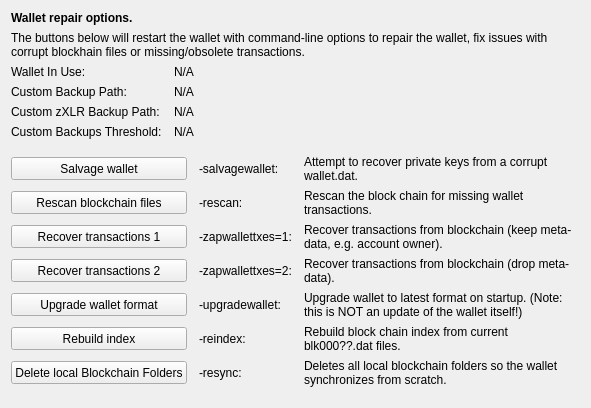
     <widget class="QWidget" name="tab_repair">
      <attribute name="title">
       <string>&amp;Wallet Repair</string>
      </attribute>
      <layout class="QGridLayout" name="gridLayout_4" columnstretch="0,0,0,0">
       <property name="horizontalSpacing">
        <number>12</number>
       </property>
       <item row="0" column="0" colspan="4">
        <widget class="QLabel" name="label_repair_header">
         <property name="font">
          <font>
           <weight>75</weight>
           <bold>true</bold>
          </font>
         </property>
         <property name="text">
          <string>Wallet repair options.</string>
         </property>
        </widget>
       </item>
       <item row="1" column="0" colspan="4">
        <widget class="QLabel" name="label_repair_helptext">
         <property name="font">
          <font>
           <weight>50</weight>
           <bold>false</bold>
          </font>
         </property>
         <property name="text">
          <string>The buttons below will restart the wallet with command-line options to repair the wallet, fix issues with corrupt blockhain files or missing/obsolete transactions.</string>
         </property>
         <property name="wordWrap">
          <bool>true</bool>
         </property>
        </widget>
       </item>
       <item row="2" column="0">
        <widget class="QLabel" name="wallet_path_label">
         <property name="text">
          <string>Wallet In Use:</string>
         </property>
        </widget>
       </item>
       <item row="2" column="1" colspan="3">
        <widget class="QLabel" name="wallet_path">
         <property name="cursor">
          <cursorShape>IBeamCursor</cursorShape>
         </property>
         <property name="text">
          <string>N/A</string>
         </property>
         <property name="textFormat">
          <enum>Qt::PlainText</enum>
         </property>
         <property name="textInteractionFlags">
          <set>Qt::LinksAccessibleByMouse|Qt::TextSelectableByKeyboard|Qt::TextSelectableByMouse</set>
         </property>
        </widget>
       </item>
       <item row="3" column="0">
        <widget class="QLabel" name="wallet_custombackuppath_label">
         <property name="text">
          <string>Custom Backup Path:</string>
         </property>
         <property name="visible">
          <bool>false</bool>
         </property>
        </widget>
       </item>
       <item row="3" column="1" colspan="3">
        <widget class="QLabel" name="wallet_custombackuppath">
         <property name="cursor">
          <cursorShape>IBeamCursor</cursorShape>
         </property>
         <property name="text">
          <string>N/A</string>
         </property>
         <property name="textFormat">
          <enum>Qt::PlainText</enum>
         </property>
         <property name="textInteractionFlags">
          <set>Qt::LinksAccessibleByMouse|Qt::TextSelectableByKeyboard|Qt::TextSelectableByMouse</set>
         </property>
         <property name="visible">
          <bool>false</bool>
         </property>
        </widget>
       </item>
       <item row="4" column="0">
        <widget class="QLabel" name="wallet_customzxlrbackuppath_label">
         <property name="text">
          <string>Custom zXLR Backup Path:</string>
         </property>
         <property name="visible">
          <bool>false</bool>
         </property>
        </widget>
       </item>
       <item row="4" column="1" colspan="3">
        <widget class="QLabel" name="wallet_customzxlrbackuppath">
         <property name="cursor">
          <cursorShape>IBeamCursor</cursorShape>
         </property>
         <property name="text">
          <string>N/A</string>
         </property>
         <property name="textFormat">
          <enum>Qt::PlainText</enum>
         </property>
         <property name="textInteractionFlags">
          <set>Qt::LinksAccessibleByMouse|Qt::TextSelectableByKeyboard|Qt::TextSelectableByMouse</set>
         </property>
         <property name="visible">
          <bool>false</bool>
         </property>
        </widget>
       </item>
       <item row="5" column="0">
        <widget class="QLabel" name="wallet_custombackupthreshold_label">
         <property name="text">
          <string>Custom Backups Threshold:</string>
         </property>
         <property name="visible">
          <bool>false</bool>
         </property>
        </widget>
       </item>
       <item row="5" column="1" colspan="3">
        <widget class="QLabel" name="wallet_custombackupthreshold">
         <property name="cursor">
          <cursorShape>IBeamCursor</cursorShape>
         </property>
         <property name="text">
          <string>N/A</string>
         </property>
         <property name="textFormat">
          <enum>Qt::PlainText</enum>
         </property>
         <property name="textInteractionFlags">
          <set>Qt::LinksAccessibleByMouse|Qt::TextSelectableByKeyboard|Qt::TextSelectableByMouse</set>
         </property>
         <property name="visible">
          <bool>false</bool>
         </property>
        </widget>
       </item>
       <item row="6" column="0">
        <spacer name="verticalSpacer_repair1">
         <property name="orientation">
          <enum>Qt::Vertical</enum>
         </property>
         <property name="sizeHint" stdset="0">
          <size>
           <width>10</width>
           <height>10</height>
          </size>
         </property>
        </spacer>
       </item>
       <item row="7" column="0" colspan="2">
        <widget class="QPushButton" name="btn_salvagewallet">
         <property name="minimumSize">
          <size>
           <width>100</width>
           <height>23</height>
          </size>
         </property>
         <property name="text">
          <string>Salvage wallet</string>
         </property>
        </widget>
       </item>
       <item row="7" column="2">
        <widget class="QLabel" name="label_repair_salvage_command">
         <property name="text">
          <string notr="true">-salvagewallet:</string>
         </property>
        </widget>
       </item>
       <item row="7" column="3">
        <widget class="QLabel" name="label_repair_salvage">
         <property name="text">
          <string>Attempt to recover private keys from a corrupt wallet.dat.</string>
         </property>
         <property name="wordWrap">
          <bool>true</bool>
         </property>
        </widget>
       </item>
       <item row="8" column="0" colspan="2">
        <widget class="QPushButton" name="btn_rescan">
         <property name="minimumSize">
          <size>
           <width>100</width>
           <height>23</height>
          </size>
         </property>
         <property name="text">
          <string>Rescan blockchain files</string>
         </property>
        </widget>
       </item>
       <item row="8" column="2">
        <widget class="QLabel" name="label_repair_rescan_command">
         <property name="text">
          <string notr="true">-rescan:</string>
         </property>
        </widget>
       </item>
       <item row="8" column="3">
        <widget class="QLabel" name="label_repair_rescan">
         <property name="text">
          <string>Rescan the block chain for missing wallet transactions.</string>
         </property>
         <property name="wordWrap">
          <bool>true</bool>
         </property>
        </widget>
       </item>
       <item row="9" column="0" colspan="2">
        <widget class="QPushButton" name="btn_zapwallettxes1">
         <property name="minimumSize">
          <size>
           <width>100</width>
           <height>23</height>
          </size>
         </property>
         <property name="text">
          <string>Recover transactions 1</string>
         </property>
        </widget>
       </item>
       <item row="9" column="2">
        <widget class="QLabel" name="label_repair_zap1_command">
         <property name="text">
          <string notr="true">-zapwallettxes=1:</string>
         </property>
        </widget>
       </item>
       <item row="9" column="3">
        <widget class="QLabel" name="label_repair_zap1">
         <property name="text">
          <string>Recover transactions from blockchain (keep meta-data, e.g. account owner).</string>
         </property>
         <property name="wordWrap">
          <bool>true</bool>
         </property>
        </widget>
       </item>
       <item row="10" column="0" colspan="2">
        <widget class="QPushButton" name="btn_zapwallettxes2">
         <property name="minimumSize">
          <size>
           <width>100</width>
           <height>23</height>
          </size>
         </property>
         <property name="text">
          <string>Recover transactions 2</string>
         </property>
        </widget>
       </item>
       <item row="10" column="2">
        <widget class="QLabel" name="label_repair_zap2_command">
         <property name="text">
          <string notr="true">-zapwallettxes=2:</string>
         </property>
        </widget>
       </item>
       <item row="10" column="3">
        <widget class="QLabel" name="label_repair_zap2">
         <property name="text">
          <string>Recover transactions from blockchain (drop meta-data).</string>
         </property>
         <property name="wordWrap">
          <bool>true</bool>
         </property>
        </widget>
       </item>
       <item row="11" column="0" colspan="2">
        <widget class="QPushButton" name="btn_upgradewallet">
         <property name="minimumSize">
          <size>
           <width>100</width>
           <height>23</height>
          </size>
         </property>
         <property name="text">
          <string>Upgrade wallet format</string>
         </property>
        </widget>
       </item>
       <item row="11" column="2">
        <widget class="QLabel" name="label_repair_upgrade_command">
         <property name="text">
          <string notr="true">-upgradewallet:</string>
         </property>
        </widget>
       </item>
       <item row="11" column="3">
        <widget class="QLabel" name="label_repair_upgrade">
         <property name="text">
          <string>Upgrade wallet to latest format on startup. (Note: this is NOT an update of the wallet itself!)</string>
         </property>
         <property name="wordWrap">
          <bool>true</bool>
         </property>
        </widget>
       </item>
       <item row="12" column="0" colspan="2">
        <widget class="QPushButton" name="btn_reindex">
         <property name="minimumSize">
          <size>
           <width>100</width>
           <height>23</height>
          </size>
         </property>
         <property name="text">
          <string>Rebuild index</string>
         </property>
        </widget>
       </item>
       <item row="12" column="2">
        <widget class="QLabel" name="label_repair_reindex_command">
         <property name="text">
          <string notr="true">-reindex:</string>
         </property>
        </widget>
       </item>
       <item row="12" column="3">
        <widget class="QLabel" name="label_repair_reindex">
         <property name="text">
          <string>Rebuild block chain index from current blk000??.dat files.</string>
         </property>
         <property name="wordWrap">
          <bool>true</bool>
         </property>
        </widget>
       </item>
       <item row="13" column="0" colspan="2">
        <widget class="QPushButton" name="btn_resync">
         <property name="minimumSize">
          <size>
           <width>100</width>
           <height>23</height>
          </size>
         </property>
         <property name="text">
          <string>Delete local Blockchain Folders</string>
         </property>
        </widget>
       </item>
       <item row="13" column="2">
        <widget class="QLabel" name="label_repair_resync_command">
         <property name="text">
          <string>-resync:</string>
         </property>
        </widget>
       </item>
       <item row="13" column="3">
        <widget class="QLabel" name="label_repair_resync">
         <property name="text">
          <string>Deletes all local blockchain folders so the wallet synchronizes from scratch.</string>
         </property>
         <property name="wordWrap">
          <bool>true</bool>
         </property>
        </widget>
       </item>
       <item row="14" column="0">
        <spacer name="verticalSpacer_repair2">
         <property name="orientation">
          <enum>Qt::Vertical</enum>
         </property>
         <property name="sizeHint" stdset="0">
          <size>
           <width>20</width>
           <height>10</height>
          </size>
         </property>
        </spacer>
       </item>
      </layout>
     </widget>
